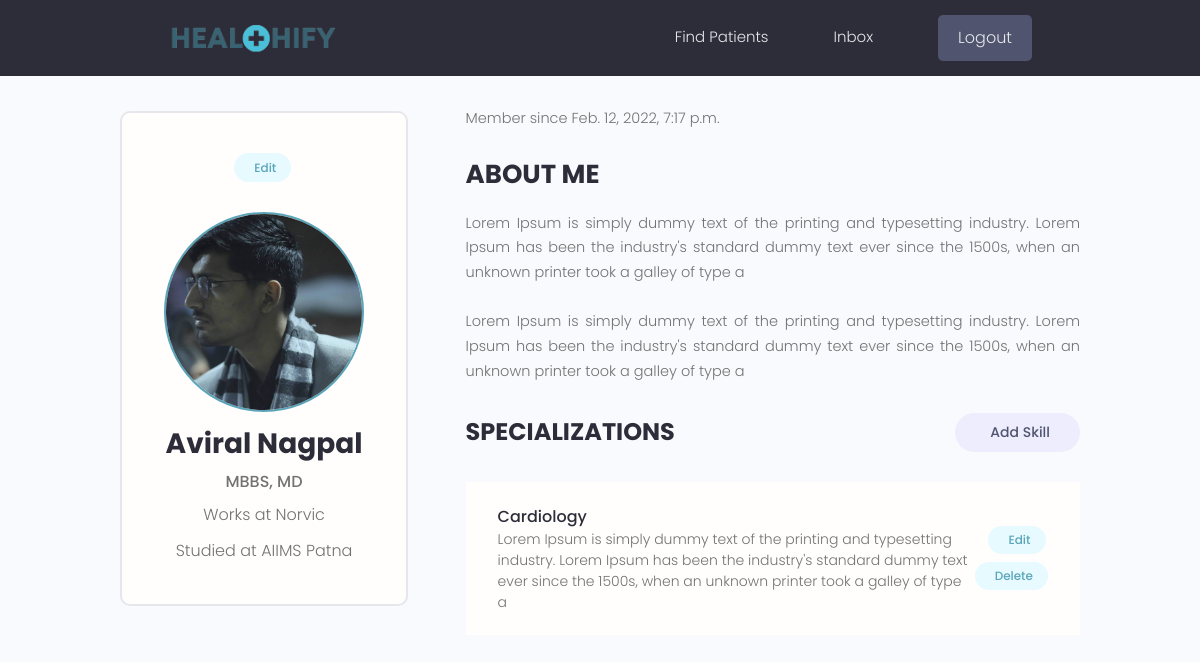
The app's page /doctors/self_doc/ with its own data.
### doctors/models.py (models this page shows, shortened)
class Doctor(models.Model):
    name = models.CharField(max_length=200, null=True, blank=True)
    qualification = models.CharField(max_length=200, null=True, blank=True)
    email = models.EmailField(max_length=200, null=True, blank=True)
    short_intro = models.CharField(max_length=500, null=True, blank=True)
    bio = models.TextField(max_length=1000, null=True, blank=True)
    profile_image = models.ImageField(max_length=200,null=True, blank=True, upload_to='doctors/', default="doctors/user-default.png")
    college = models.CharField(max_length=200,null=True, blank=True)
    current_hospital = models.CharField(max_length=200,null=True, blank=True)
    votes = models.IntegerField(default=0, null=True, blank=True)
    votes_ratio = models.IntegerField(default=0, null=True, blank=True)
    social_github = models.CharField(max_length=200,null=True, blank=True)
    location = models.CharField(max_length=200, null=True, blank=True)
    created = models.DateTimeField(auto_now_add=True)
    id = models.UUIDField(default=uuid.uuid4,primary_key=True, unique=True, editable=False)
    class Meta:
        ordering = ['-votes_ratio']

class Special(models.Model):
    owner = models.ForeignKey(Doctor, on_delete=models.CASCADE, null=True, blank=True)
    name = models.CharField(max_length=20, null=True, blank=True)
    description = models.TextField(null=True, blank=True)
    created = models.DateTimeField(auto_now_add=True)

### doctors/views.py (the view)
# urls.py: path('self_doc/', views.self_doc, name="self_doc"),
def self_doc(request):
    profile = Doctor.objects.get(name="Aviral Nagpal")
    return render(request, 'doctors/self_doc.html', {'profile' : profile})

### doctors/templates/doctors/self_doc.html (shortened to what this page needs)
{% load static %}
<html lang="en">
<head>
  <link rel="stylesheet" href="https://cdn.iconmonstr.com/1.3.0/css/iconmonstr-iconic-font.min.css" />
  <link rel="stylesheet" href="{% static 'uikit/styles/uikit.css' %}" />
  <link rel="stylesheet" href="{% static "styles/app.css" %}" />
</head>
<body>
  <header class="header">
    <div class="container container--narrow">
      <a href="{% url 'self_doc' %}" class="header__logo">
        <img src="{% static 'images/logo.png' %}" alt="DevSearch Logo" />
      </a>
      <nav class="header__nav">
        <ul class="header__menu">
          <li class="header__menuItem"><a href="{% url 'find_patient' %}">Find Patients</a></li>
          <li class="header__menuItem"><a href="{% url 'inbox' %}">Inbox</a></li>
          <li class="header__menuItem"><a href="{% url 'landing' %}" class="btn btn--sub">Logout</a></li>
        </ul>
      </nav>
    </div>
  </header>
<main class="settingsPage profile my-md">
    <div class="container">
      <div class="layout">
        <div class="column column--1of3">
          <div class="card text-center">
            <div class="card__body dev">
              <a class="tag tag--pill tag--main settings__btn" href="#"> Edit</a>
              <img class="avatar avatar--xl dev__avatar" src="{{profile.profile_image.url}}" />
              <h2 class="dev__name">{{profile.name}}</h2>
              <p class="dev__title">{{profile.qualification}}</p>
              <p class="dev__location">Works at {{profile.current_hospital}}</p>
              <p class="dev__location">Studied at {{profile.college}}</p>
            </div>
          </div>
        </div>
        <div class="column column--2of3">
          <div class="devInfo">
            <p class="devInfo__about">
                Member since  {{profile.created}}
             </p>
             <br>
            <h3 class="devInfo__title">About Me</h3>
            <p class="devInfo__about">
               {{profile.short_intro}}
               <br>
               <br>
              {{profile.bio}}
            </p>
          </div>
          <div class="settings">
            <h3 class="settings__title">Specializations</h3>
            <a class="tag tag--pill tag--sub settings__btn tag--lg" href="#"> Add Skill</a>
          </div>
          <table class="settings__table">
            {% for spec in profile.special_set.all %}
            <tr>
              <td class="settings__tableInfo">
                <h4>{{spec.name}}</h4>
                <p>
                  {{spec.description}}
                </p>
              </td>
              <td class="settings__tableActions">
                <a class="tag tag--pill tag--main settings__btn" href="#"> Edit</a>
                <a class="tag tag--pill tag--main settings__btn" href="#">
                  Delete</a>
              </td>
            </tr>
            {% endfor %}
          </table>
        </div>
      </div>
    </div>
  </main>
</body>
</html>

### static/styles/app.css (style rules this page uses)
:root { --color-sub: #2d2d39; }
.btn--sub { background-color: var(--color-sub-light); }
.card { border: 2px solid var(--color-light); }
img { width: 100%; }
.header { position: sticky; z-index: 111; background-color: var(--color-sub); padding: 1.5rem 0; }
.header > .container { display: flex; justify-content: space-between; align-items: center; }
.header__logo > img { height: 3.8rem; }
.header__nav > ul { display: inline-flex; align-items: center; list-style: none; gap: 6.5rem; }
.header__menuItem > a { color: var(--color-light); font-weight: 300; }
.profile .card > .dev { padding: 4rem; }
.dev__avatar { display: block; margin: auto; }
.dev__name { color: var(--color-sub); font-size: 2.8rem; font-weight: 700; margin-top: 1rem; margin-bottom: 0.5rem; }
.dev__title { font-size: 1.6rem; font-weight: 500; line-height: 1.3; }
.dev__location { margin-top: 1rem; }
.devInfo { margin-bottom: 3rem; }
.devInfo__title, .devInfo__subtitle { font-size: 2.6rem; color: var(--color-sub); text-transform: uppercase; font-weight: 700; margin-bottom: 1.5rem; }
.devInfo__about, .devSkill__info { font-size: 1.45rem; line-height: 1.7; text-align: justify; }
.settingsPage .dev > .settings__btn { display: inline-block; margin-bottom: 3rem; }
.settings { display: flex; justify-content: space-between; align-items: center; }
.settings__title { font-size: 2.4rem; text-transform: uppercase; font-weight: 700; color: var(--color-sub); }
.settings__table { margin-top: 3rem; margin-bottom: 5rem; padding: 0 3rem; background: var(--color-white); }
.settings__table tr { width: 100%; }
.settings__table tr > td { padding: 2rem 0; }
.settings__tableInfo { width: 100%; }
.settings__tableInfo h4, .settings__tableInfo a { padding-right: 1rem; width: auto; font-size: 1.6rem; font-weight: 500; color: var(--color-sub); }
.settings__tableInfo p { font-size: 1.4rem; }
.settings__tableActions { text-align: right; }

### static/uikit/styles/modules/_variables.css (style rules this page uses)
:root { --color-main: #5aa5b9; --color-main-light: #e6faff; --color-sub: #3f4156; --color-sub-light: #51546e; --color-sub-lighter: #ededfd; --color-text: #737373; --color-gray: #8b8b8b; --color-light: #e5e7eb; --color-light-gray: #767676; --color-bg: #f8fafd; --color-white: #fffefd; --color-white-light: #f3f3f3; --color-success: #359e64; --color-success-bg: #def8e8; --color-error: #fc4b0b; --color-error-bg: #fff2ee; --font-base: 'Poppins', arial, helvetica, 'Segoe UI', roboto, ubuntu, sans-serif; --font-monospace: 'Fira Code', 'Courier New', courier, monospace; --font-regular: 300; --font-medium: 500; --font-bold: 700; --generic-shadow: 1px 1px 5px #00000010; --generic-transition: all 0.3s ease-in-out; }

### static/uikit/styles/modules/_base.css (style rules this page uses)
* { margin: 0; padding: 0; box-sizing: border-box; text-rendering: optimizeLegibility; color: inherit; font-size: inherit; }
html { font-size: 50%; }
@media only screen and (min-width: 480px) { html { font-size: 56.25%; } }
@media only screen and (min-width: 1200px) { html { font-size: 62.5%; } }
body { line-height: 1.6; font-weight: 400; font-size: 1.5rem; color: var(--color-text); background-color: var(--color-bg); min-height: 100vh; }

### static/uikit/styles/modules/_typography.css (style rules this page uses)
* { font-family: var(--font-base); }
h2 { font-size: 3.6rem; font-weight: var(--font-bold); }
h3 { font-size: 3.2rem; font-weight: var(--font-medium); }
h4 { font-size: 2.8rem; font-weight: var(--font-medium); }
p, span, strong { font-size: 1.6rem; color: var(--color-text); font-weight: var(--font-regular); }
a { padding-bottom: 2px; text-decoration: none; display: inline-block; color: var(--color-main); font-weight: var(--font-medium); }

### static/uikit/styles/modules/_utilities.css (style rules this page uses)
.container { width: 92%; max-width: 165rem; margin: 0 auto; box-sizing: border-box; }
.container--narrow { width: 92%; max-width: 120rem; }
@media screen and (min-width: 1000px) { .container { width: 90%; } }
@media screen and (min-width: 1000px) { .container--narrow { width: 85%; } }
@media screen and (min-width: 1200px) { .container { width: 80%; } }
@media screen and (min-width: 1200px) { .container--narrow { width: 72%; } }
.text-center { text-align: center; }
.my-md { margin: 3rem auto; }

### static/uikit/styles/modules/_avatar.css (style rules this page uses)
.avatar { border-radius: 50%; border: 2px solid var(--color-main); object-fit: cover; }
.avatar--xl { height: 20rem; width: 20rem; }

### static/uikit/styles/modules/_card.css (style rules this page uses)
.card { border-radius: 1rem; background-color: var(--color-white); border: 1.5px solid var(--color-light); width: auto; height: auto; margin-top: 0.5rem; margin-bottom: 0.5rem; overflow: hidden; }
.card__body, .card__header { padding: 2rem 2.5rem; }

### records on screen
Doctor: profile_image (picture), name "Aviral Nagpal", qualification "MBBS, MD", current_hospital "Norvic", college "AIIMS Patna", created "Feb. 12, 2022, 7:17 p.m.", short_intro "Lorem Ipsum is simply dummy text of the printing and typesetting industry. Lorem Ipsum has been the industry's standard dummy text ever since the 1500s, when an unknown printer took a galley of type a", bio "Lorem Ipsum is simply dummy text of the printing and typesetting industry. Lorem Ipsum has been the industry's standard dummy text ever since the 1500s, when an unknown printer took a galley of type a"
Special: name "Cardiology", description "Lorem Ipsum is simply dummy text of the printing and typesetting industry. Lorem Ipsum has been the industry's standard dummy text ever since the 1500s, when an unknown printer took a galley of type a"
